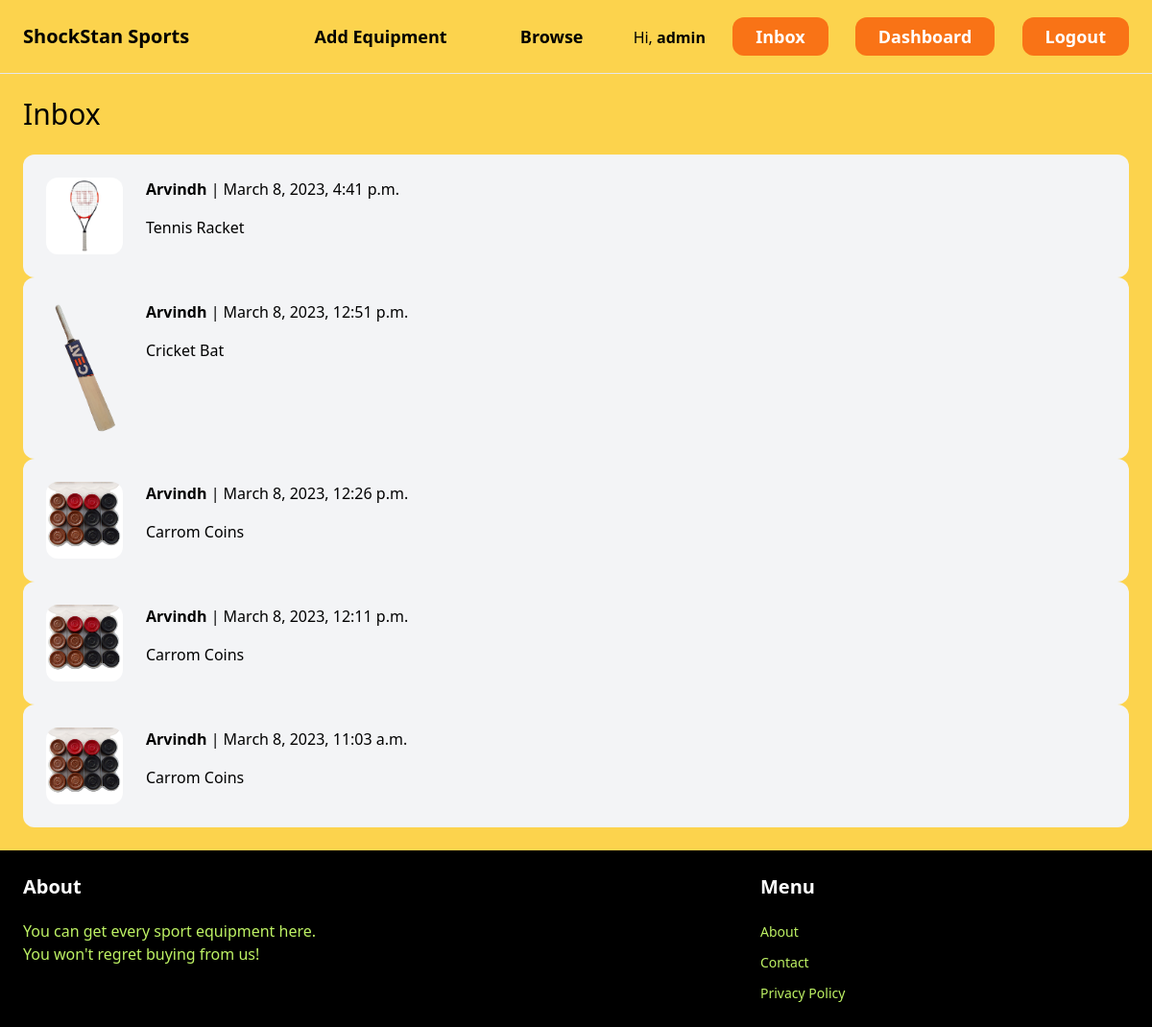
The page /inbox/ (signed in) on the database its author committed.
### conversation/models.py (models this page shows)
class Conversation(models.Model):
    item = models.ForeignKey(Item, related_name='conversations', on_delete=models.CASCADE)
    members = models.ManyToManyField(User, related_name='conversations')
    created_at = models.DateTimeField(auto_now_add=True)
    modified_at = models.DateTimeField(auto_now=True)
    class Meta:
        ordering = ('-modified_at', )

### item/models.py (models this page shows, shortened)
class Item(models.Model):
    category = models.ForeignKey(Category, related_name='items', on_delete=models.CASCADE)
    name = models.CharField(max_length=255)
    description = models.TextField(blank=True, null=True)
    price = models.FloatField()
    image = models.ImageField(upload_to='item_images', blank=True, null=True)
    is_sold = models.BooleanField(default=False)
    created_by = models.ForeignKey(User, related_name='items', on_delete=models.CASCADE)
    created_at = models.DateTimeField(auto_now_add=True)

### conversation/views.py (the view)
# urls.py: path('', views.inbox, name='inbox'),
@login_required
def inbox(request):
    conversations = Conversation.objects.filter(members__in=[request.user.id])
    return render(request, 'conversation/inbox.html', {
        'conversations': conversations
    })

### conversation/templates/conversation/inbox.html (shortened to what this page needs)
{% extends 'core/base.html' %}
{% block content %}
<h1 class="mb-6 text-3xl">Inbox</h1>
<div class="space-y-6">
    {% for conversation in conversations %}
        <a href="{% url 'conversation:detail' conversation.id %}">
            <div class="p-6 flex bg-gray-100 rounded-xl">
                <div class="pr-6">
                    <img src="{{ conversation.item.image.url }}" class="w-20 rounded-xl">
                </div>
                <div>
                    {% for member in conversation.members.all %}
                        {% if member != request.user %}
                            <p class="mb-4"><strong>{{ member.username }}</strong> | {{ conversation.modified_at }}</p>
                            <p>{{ conversation.item.name }}</p>
                        {% endif %}
                    {% endfor %}
                </div>
            </div>
        </a>
    {% endfor %}
</div>
{% endblock %}

### core/templates/core/base.html (shortened to what this page needs)
<!DOCTYPE html>
<html lang="en">
<head>
    <script src="https://cdn.tailwindcss.com"></script>
</head>
<body><div class="bg-amber-300">
<nav class="py-6 px-6 flex justify-between items-center border-b border-black-200">
    <a href="/" class="text-xl font-semibold">ShockStan Sports</a>
    <div class="space-x-6">
        <a href="{% url 'item:new' %}" class="px-6 py-2 text-lg font-semibold hover:text-orange-500 hover:bg-white rounded-xl">Add Equipment</a>
        <a href="{% url 'item:items' %}" class="px-6 py-2 text-lg font-semibold hover:text-orange-500 hover:bg-white rounded-xl">Browse</a>
        {% if request.user.is_authenticated %}
        <a href="#">Hi, <strong>{{ request.user.username }}</strong></a>
        <a href="{% url 'conversation:inbox' %}" class="px-6 py-2 text-lg font-semibold bg-orange-500 text-white rounded-xl hover:bg-orange-700">Inbox</a>
        <a href="{% url 'dashboard:index' %}" class="px-6 py-2 text-lg font-semibold bg-orange-500 text-white rounded-xl hover:bg-orange-700">Dashboard</a>
        <a href="{% url 'logout' %}" class="px-6 py-2 text-lg font-semibold bg-orange-500 text-white rounded-xl hover:bg-orange-700">Logout</a>
        {% else %}
        <a href="{% url 'core:signup' %}" class="px-6 py-2 text-lg font-semibold bg-orange-500 text-white rounded-xl hover:bg-orange-700">Sign UP</a>
        <a href="{% url 'core:login' %}" class="px-6 py-2 text-lg font-semibold bg-orange-500 text-white rounded-xl hover:bg-orange-700">LOGIN!!</a>
        {% endif %}
    </div>
</nav>
<div class="px-6 py-6">
    {% block content %}
    {% endblock %}
</div>
<footer class="py-6 px-6 flex justify-between bg-black">
    <div class="w-2/3 pr-10">
        <h3 class="mb-5 font-bold text-xl text-white">About</h3>
        <p class="text-base text-lime-300">
        You can get every sport equipment here. <br> You won't regret buying from us!</p>
    </div>
    <div class="w-1/3">
        <h3 class="mb-5 font-bold text-xl text-white">Menu</h3>
        <ul class="space-y-2">
            <li><a href="{% url 'core:about' %}" class="text-sm text-lime-300 hover:text-gray-400">About</a></li>
            <li><a href="{% url 'core:contact' %}" class="text-sm text-lime-300 hover:text-gray-400">Contact</a></li>
            <li><a href="{% url 'core:privacy' %}" class="text-sm text-lime-300 hover:text-gray-400">Privacy Policy</a></li>
        </ul>
    </div>
</footer>
</div>
</body>
</html>

### rows shown on the page
Conversation: item.image (picture), modified_at "March 8, 2023, 4:41 p.m.", item.name "Tennis Racket"
Conversation: item.image (picture), modified_at "March 8, 2023, 12:51 p.m.", item.name "Cricket Bat"
Conversation: item.image (picture), modified_at "March 8, 2023, 12:26 p.m.", item.name "Carrom Coins"
Conversation: item.image (picture), modified_at "March 8, 2023, 12:11 p.m.", item.name "Carrom Coins"
Conversation: item.image (picture), modified_at "March 8, 2023, 11:03 a.m.", item.name "Carrom Coins"

### other values the page prints
{{ request.user.username }} "admin"
{{ member.username }} "Arvindh"
